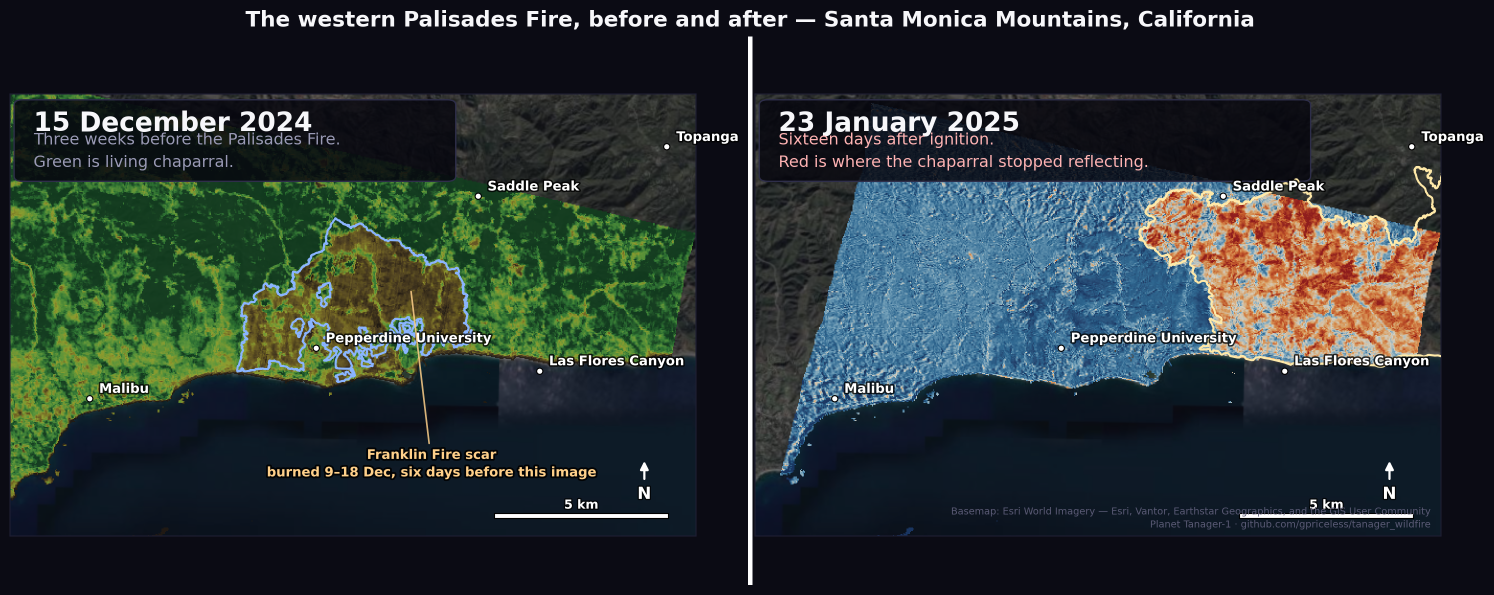
#> input picture figures/social/before_after.png, 2987 x 1190 px (shown at 1/2 size); its folder holds 6 pictures in this run
$ python export_social_variants.py
#> lines starting #> are read from the running program, lines starting #| are printed output that depends on the picture
#!/usr/bin/env python3
"""Produce platform-sized variants of the social figures.

Bluesky caps uploads at 1 MB and its community treats alt text as expected
rather than optional, so every figure gets a square JPEG under that cap and an
entry in ``figures/social/ALT_TEXT.md``.

Figures are letterboxed onto a square canvas rather than cropped — these are
maps with burned-in titles and scale bars, and a centre crop would cut them.

Usage::

    python3 scripts/export_social_variants.py
"""
from __future__ import annotations

from pathlib import Path

from PIL import Image

SOCIAL = Path("figures/social")
SQUARE = SOCIAL / "square"
BG = (11, 11, 20)
SIZE = 1080
MAX_BYTES = 1_000_000

# Alt text is written by hand: it has to describe what the figure shows, which
# no amount of file inspection can recover.
ALT_TEXT: dict[str, str] = {
    "before_after.png": (
        "Two satellite maps of the Santa Monica Mountains coastline side by "
        "side. Left, 15 December 2024: vegetation index shown in green across "
        "the hills, with a brown scar inland of Pepperdine University labelled "
        "as the Franklin Fire, which burned 9-18 December. Right, 23 January "
        "2025: burn severity for the same area, with a large orange-red patch "
        "covering the eastern hills between Saddle Peak and Las Flores Canyon "
        "where the Palisades Fire burned, and blue elsewhere."
    ),
    "hero_severity.png": (
        "Burn severity map of the western Palisades Fire footprint from Planet "
        "Tanager-1. Blue marks unburned ground across the western Santa Monica "
        "Mountains near Malibu and Pepperdine University; a dense orange-red "
        "area covers the eastern third of the frame from Saddle Peak down to "
        "Las Flores Canyon. Small white squares scattered through the red area "
        "mark 984 structures CAL FIRE inspectors recorded as destroyed. An "
        "inset locates the scene in Southern California."
    ),
    "palisades_char.png": (
        "Map of the Palisades Fire footprint in the Santa Monica Mountains. "
        "Colour shows the fraction of each 30-metre pixel made of char, from "
        "dark through orange to white, derived by unmixing the 426-band "
        "spectrum against a USGS reference library. A blue outline marks the "
        "official fire perimeter; the bright char fills it closely. A second "
        "patch of char sits west of the outline, in the separate Franklin Fire "
        "scar. Median char inside the perimeter is 0.389 against 0.000 outside "
        "every known fire perimeter."
    ),
    "char_fraction.png": (
        "Map of the Franklin Fire scar in Malibu Canyon, imaged 15 December "
        "2024. Colour shows the fraction of each 30-metre pixel made of char, "
        "from dark (none) through orange to white (all char), derived by "
        "spectral unmixing. A bright white and orange burn scar fills the "
        "centre of the frame north of Pepperdine University."
    ),
    "hypercube.png": (
        "A hyperspectral data cube drawn in three dimensions. The top face is "
        "a natural-colour satellite image of the Santa Monica Mountains. The "
        "front and right faces glow in purple, orange and yellow, showing "
        "reflectance across all 426 spectral bands from 376 to 2499 "
        "nanometres. Two solid black horizontal stripes cross both faces where "
        "atmospheric water vapour blocks the signal."
    ),
    "spectral_signatures.png": (
        "Line chart of surface reflectance against wavelength from 380 to 2500 "
        "nanometres for three surfaces measured by Tanager-1. Living chaparral "
        "in green dips at 672 nanometres for chlorophyll, jumps sharply at the "
        "red edge, peaks near 1120 nanometres and falls away through the "
        "shortwave infrared. Burned ground in red starts low and flat and "
        "rises steadily to overtake vegetation past 1500 nanometres. Bare soil "
        "in orange rises smoothly throughout. A bar beneath the chart contrasts "
        "Tanager-1's single continuous 426-band span against Sentinel-2's ten "
        "separate narrow blocks."
    ),
    "composites.png": (
        "Three renderings of the same Tanager-1 scene over the Palisades burn "
        "area, each built from three of its 426 bands. Left, natural colour: "
        "grey-green hillsides. Centre, near-infrared: living vegetation glows "
        "bright red and the burn scar reads dark. Right, shortwave infrared: "
        "the burn scar turns orange and tan against blue unburned terrain, and "
        "the fire's edge becomes a hard line."
    ),
    "structures.png": (
        "Left, a burn severity map with 2,046 CAL FIRE structure inspections "
        "plotted as coloured dots, red for destroyed and blue for undamaged, "
        "clustered along the canyons of the eastern burn area. Right, the "
        "distribution of satellite-measured severity for each damage class: "
        "destroyed structures centre near dNBR 0.37 and undamaged ones near "
        "0.23, with the two distributions clearly overlapping."
    ),
    "sensor_comparison.png": (
        "Two-panel dot chart comparing four satellite sensors, simulated by "
        "resampling the same Tanager-1 pixels to each sensor's bands. Left, how "
        "well a char-fraction map separates the inside of the official "
        "Palisades Fire perimeter from the outside, as AUC where 0.5 is chance: "
        "Tanager-1 with 426 bands 0.795, EMIT with 285 bands 0.795, PRISMA with "
        "239 bands 0.793 and Sentinel-2 with 10 bands 0.807, all close "
        "together. Right, how closely each sensor reproduces Tanager-1's depth "
        "of four narrow absorption features at 970, 1200, 1700 and 2100 "
        "nanometres, as R²: EMIT 0.95 to 0.99, PRISMA 0.86 to 0.96, and "
        "Sentinel-2 between −1.05 and −0.35, worse than guessing the "
        "average. The headline reads: more bands did not map the burn better; "
        "they did resolve what it is made of."
    ),
    "palisades_before_after.gif": (
        "Two-frame animation of the Santa Monica Mountains that cuts between 15 "
        "December 2024 and 23 January 2025. In the first frame the hills inside "
        "a yellow outline are green with living chaparral. In the second frame "
        "everything inside that outline has turned dark brown, marking where the "
        "Palisades Fire burned. The outline is the official NIFC fire perimeter "
        "and it matches the brown area closely."
    ),
    "hughes_recovery.gif": (
        "Two-frame animation of the Hughes Fire near Castaic Lake that cuts "
        "between 23 January 2025 and 7 April 2025, with the official fire "
        "perimeter drawn as a pale yellow outline. In January the ground inside "
        "the outline is dark brown where it burned, and the hills outside it "
        "are tan and dry. Seventy-four days later the hills outside the outline "
        "have turned green with the season, while the burned ground inside it "
        "is still mostly brown with a few patches of green. The April image "
        "covers only the western third of the fire. On the pixels both images "
        "cover, mean Normalized Burn Ratio inside the outline rises from "
        "−0.330 to −0.012, and on unburned land outside it from 0.042 "
        "to 0.233."
    ),
    "water_content.png": (
        "Map of canopy water content across north Los Angeles County on 7 "
        "April 2025, from the depth of the 970-nanometre water absorption "
        "feature. Blue areas hold more water in the vegetation; brown ridges "
        "and drainages are drier. A note records that the values are relative "
        "and not calibrated against field fuel-moisture measurements."
    ),
}


def to_square(src: Path, dest: Path) -> int:
    with Image.open(src) as im:
#> im is the input picture: PIL image 2987x1190 RGBA; mean R, G, B, A 40.8, 50.8, 50.8, 255
        im = im.convert("RGB")
#> im: PIL image 2987x1190 RGB
        side = max(im.size)
#> side = 2987
        canvas = Image.new("RGB", (side, side), BG)
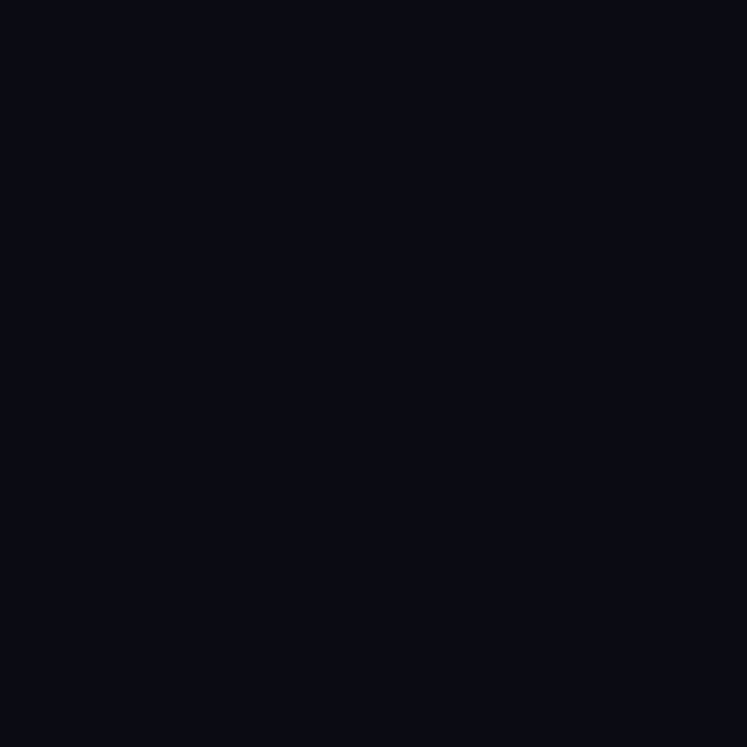
#> canvas: PIL image 2987x2987 RGB (shown at 1/4 size); mean R, G, B 11, 11, 20
        canvas.paste(im, ((side - im.width) // 2, (side - im.height) // 2))
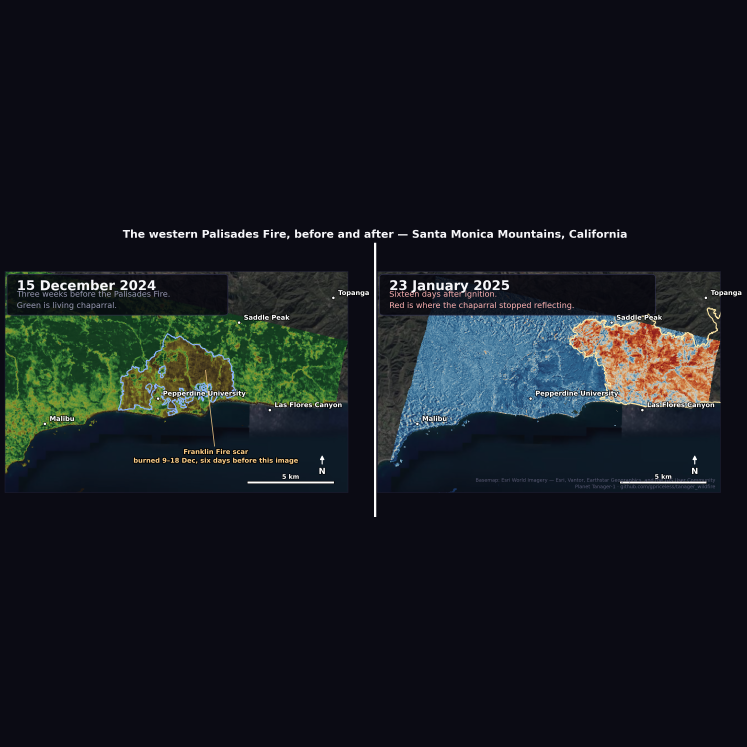
#> canvas: PIL image 2987x2987 RGB (shown at 1/4 size); mean R, G, B 22.9, 26.9, 32.3
        canvas = canvas.resize((SIZE, SIZE), Image.LANCZOS)
#> canvas: PIL image 1080x1080 RGB

        for quality in (90, 85, 80, 75, 70):
            canvas.save(dest, "JPEG", quality=quality, optimize=True)
            if dest.stat().st_size <= MAX_BYTES:
                break
    return dest.stat().st_size


def main() -> None:
    SQUARE.mkdir(parents=True, exist_ok=True)
    figures = sorted(SOCIAL.glob("*.png"))
    animations = sorted(SOCIAL.glob("*.gif"))
    if not figures:
        raise SystemExit(f"No figures in {SOCIAL}. Run generate_social_figures.py.")

    missing = [f.name for f in figures + animations if f.name not in ALT_TEXT]
    if missing:
        raise SystemExit(f"No alt text written for: {', '.join(missing)}")

    print(f"Writing {SIZE}x{SIZE} JPEGs to {SQUARE}/\n")
    for fig in figures:
        dest = SQUARE / f"{fig.stem}.jpg"
        size = to_square(fig, dest)
        flag = "" if size <= MAX_BYTES else "  ! over 1 MB"
        print(f"  {dest.name:28s} {size / 1000:7.0f} kB{flag}")

    lines = [
        "# Alt text for the social figures",
        "",
        "Paste the matching block into the image's alt-text field when posting.",
        "Bluesky enforces a 1 MB upload cap; `square/` holds 1080x1080 JPEGs",
        "under that limit, and the PNGs in this directory are the full-size",
        "originals for LinkedIn and the portfolio. The GIFs are already under",
        "the cap and are posted as-is.",
        "",
        "Eight of these files (before_after, hero_severity, palisades_char,",
        "char_fraction, structures, water_content, and both GIFs) carry an Esri",
        "World Imagery basemap, credited in-image and used under the Esri",
        "Master Agreement §3.2(b). See README.md for the full imagery/data",
        "credits.",
        "",
    ]
    for fig in figures + animations:
        lines += [f"## {fig.name}", "", ALT_TEXT[fig.name], ""]
    (SOCIAL / "ALT_TEXT.md").write_text("\n".join(lines))
    print(f"\nWrote {SOCIAL / 'ALT_TEXT.md'}")


if __name__ == "__main__":
#> (the run stopped early here; a loop or call above may not have finished)

$ run again, on figures/social/hero_severity.png
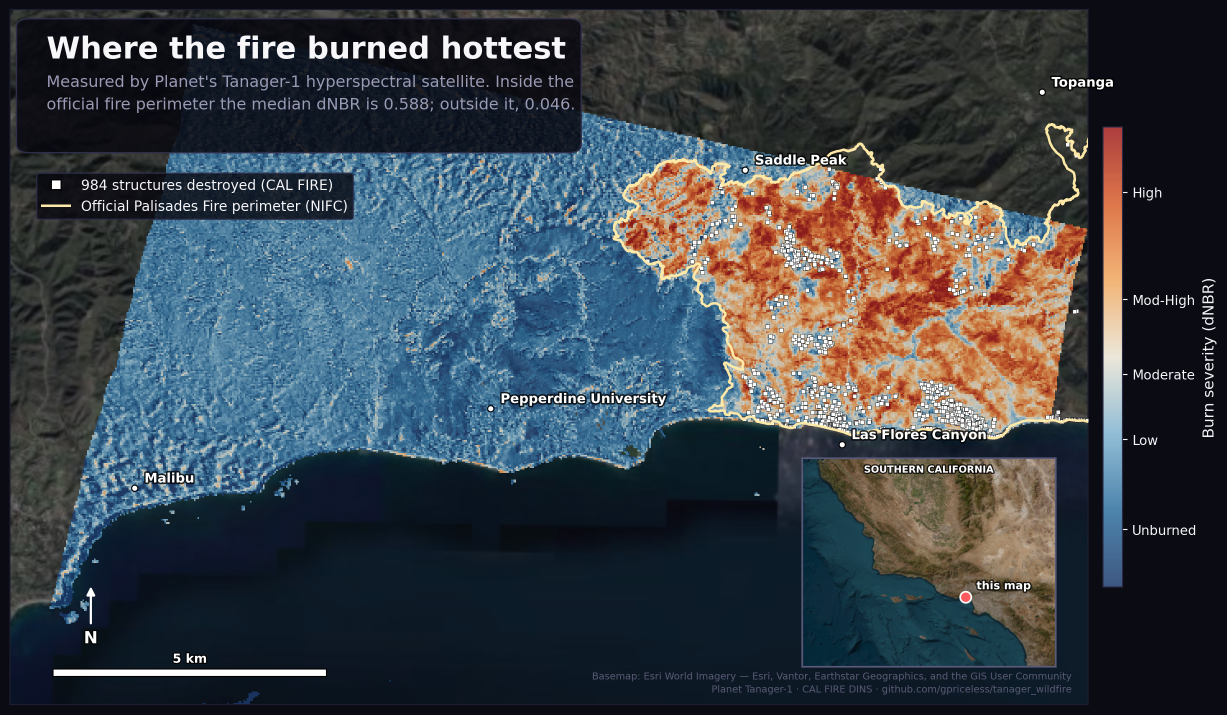
#> input picture figures/social/hero_severity.png, 2453 x 1429 px (shown at 1/2 size)
#> in to_square, im is the input picture: PIL image 2453x1429 RGBA; mean R, G, B, A 58, 65.7, 73.1, 255
#> im: PIL image 2453x1429 RGB
#> in to_square, `canvas.paste(im, ((side - im.width) // 2, (side - im.height) // 2))`:
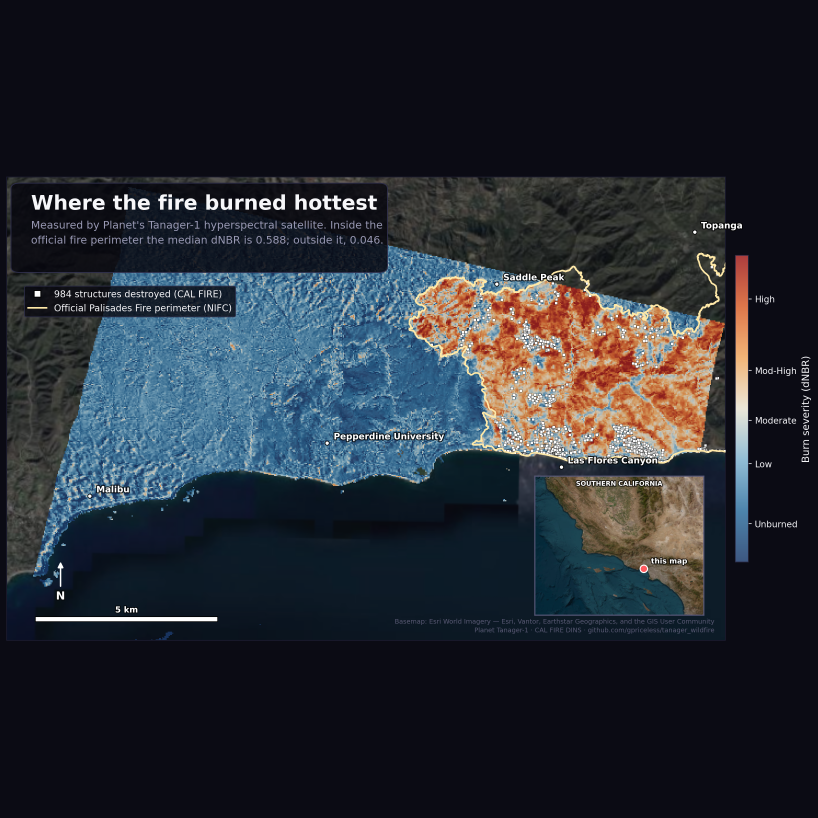
#> canvas: PIL image 2453x2453 RGB (shown at 1/3 size); mean R, G, B 38.4, 42.9, 51

$ run again, on figures/social/palisades_char.png
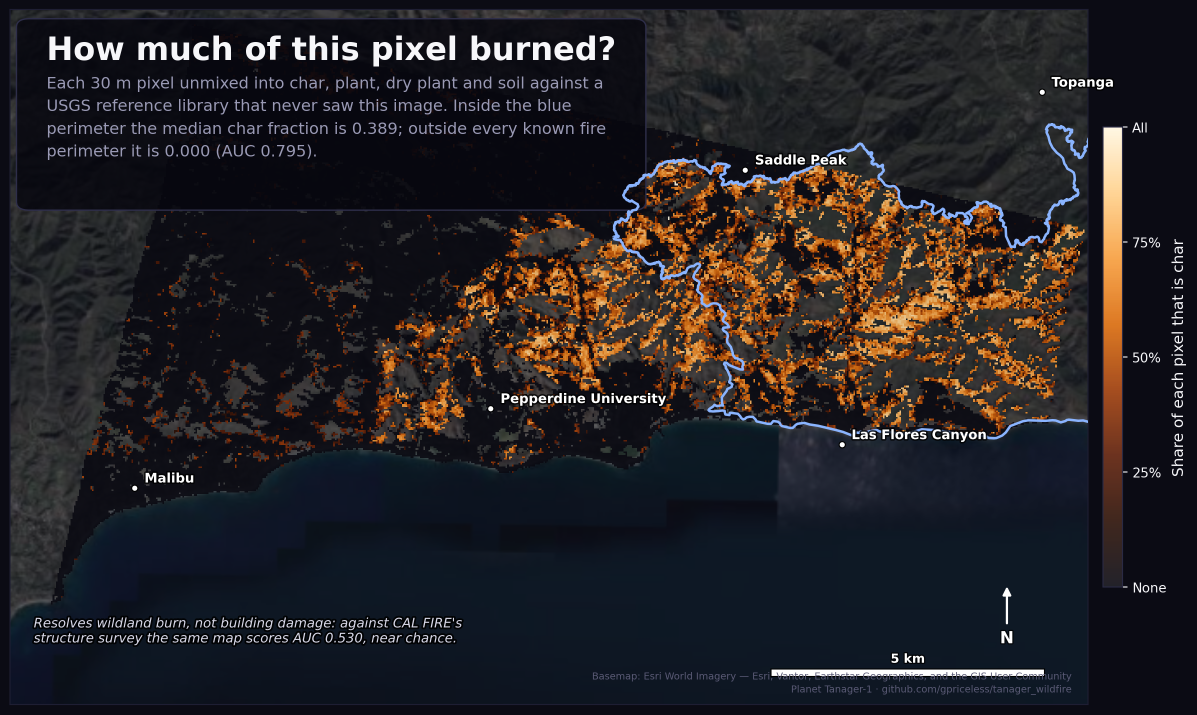
#> input picture figures/social/palisades_char.png, 2393 x 1429 px (shown at 1/2 size)
#> in to_square, im is the input picture: PIL image 2393x1429 RGBA; mean R, G, B, A 36, 33.4, 36.6, 255
#> im: PIL image 2393x1429 RGB
#> in to_square, `canvas.paste(im, ((side - im.width) // 2, (side - im.height) // 2))`:
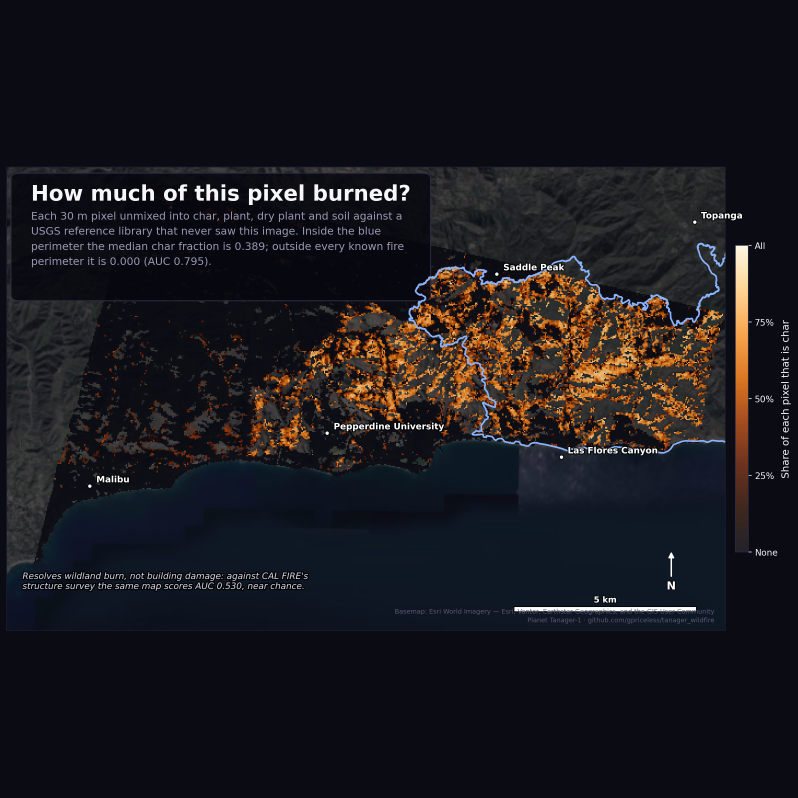
#> canvas: PIL image 2393x2393 RGB (shown at 1/3 size); mean R, G, B 26, 24.4, 29.9
#> in to_square, `canvas = canvas.resize((SIZE, SIZE), Image.LANCZOS)`:
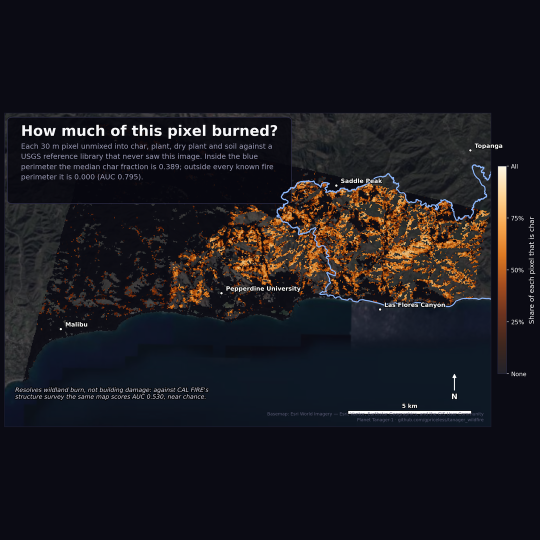
#> canvas: PIL image 1080x1080 RGB (shown at 1/2 size); mean R, G, B 26, 24.4, 29.9
